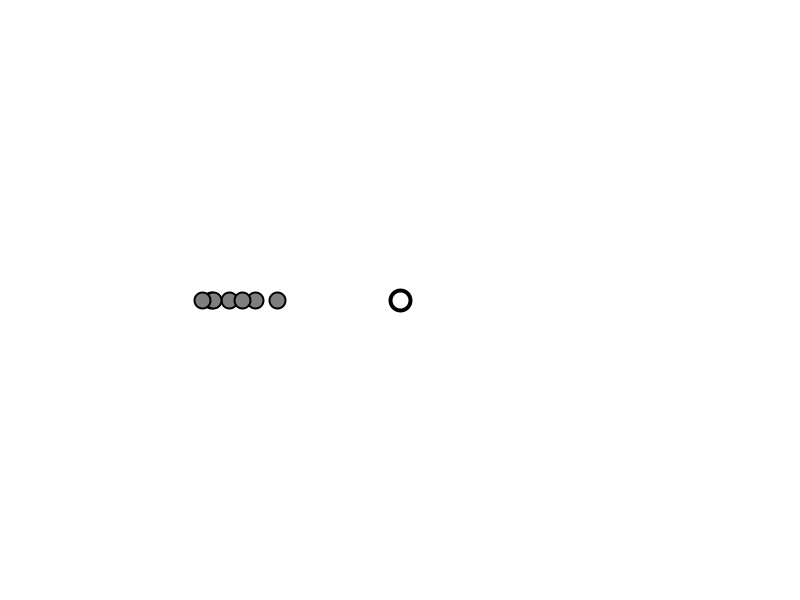
Frame 1 (no input)
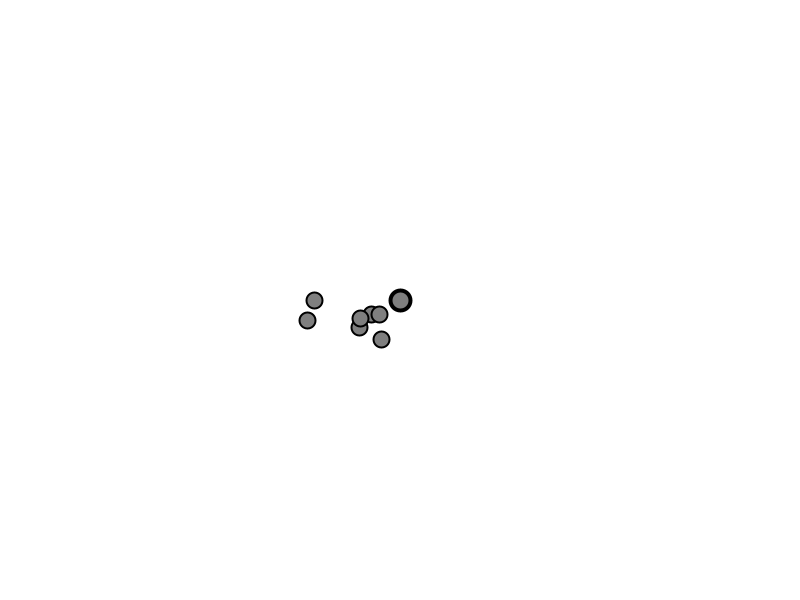
Frame 60 (the mouse pressed at the canvas centre just before this capture)
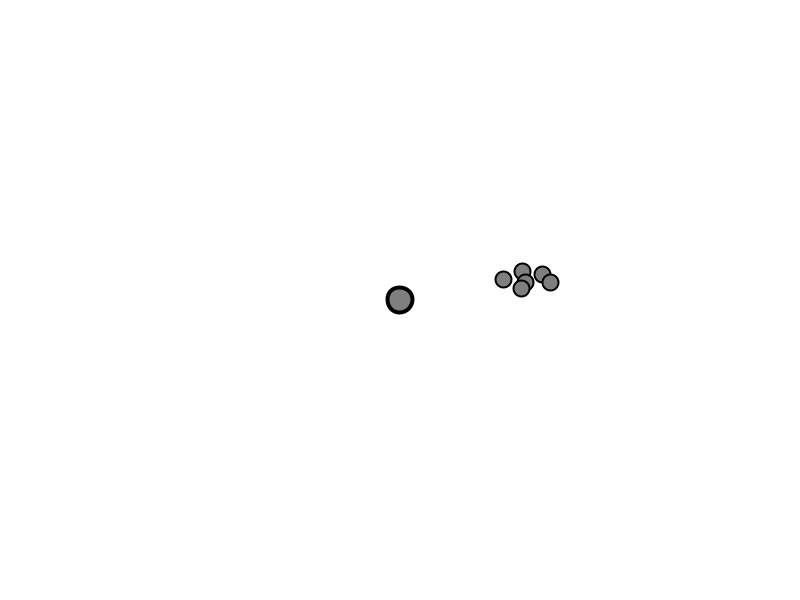
Frame 120 (the mouse held since frame 60 and released just before this capture)

The Processing sketch that drew these frames (run headless with seeded random() and noise(); from frame 60 on, the mouse is pressed at the canvas centre):

// Processing sketch: Project005_GravitationalAttraction
// ── Project005_GravitationalAttraction.pde
Mover[] movers = new Mover[7];
Attractor a;

void setup(){
 size(800,600);
 smooth();
 
 a = new Attractor();
 for(int i=0;i<7;i++){
   movers[i] = new Mover();
 }
}

void draw(){
 background(255);
 
 a.display();
 for(int i=0;i<7;i++){
 PVector attract = a.attract(movers[i]);
 movers[i].applyForce(attract);
 movers[i].update();
 movers[i].display();
 }
 
 if (mousePressed == true){
   a.update();
 }else{
   a.back();
 }
}

// 设定按住鼠标，恒星体积（质量）变大，引力变大
//void mousePressed(){
//  a.update();
//}

//void mouseReleased(){
//  a.back();
//}
// ── Attractor.pde

class Attractor {
  float mass;
  float G;
  PVector location;
  
  Attractor(){
   location = new PVector(width/2,height/2);
   mass = 20;
   G = 1;
  }
  
  PVector attract(Mover m) {
   PVector force = PVector.sub(location,m.location); 
   float d = force.mag();
   d = constrain(d,1.0,20.0);
   force.normalize();
   float strength = (G * mass * m.mass)/(d * d);
   force.mult(strength);
   return force;
  }
  void update(){
   mass += 0.1; 
   mass = constrain(mass,20,40);
  }
  
  void back(){
   mass -= 0.1; 
   mass = constrain(mass,20,40);
  }
  
  void display(){
   ellipseMode(CENTER);
   strokeWeight(4);
   stroke(0);
   ellipse(location.x,location.y,mass,mass);
  }
}
// ── Mover.pde


class Mover{
 PVector location;
 PVector velocity;
 PVector acceleration;
 float mass;
 
 Mover(){
   location = new PVector(random(200,320),300);
   velocity = new PVector(random(0,1),random(0,1));
   acceleration = new PVector(0,0);
   mass = 1;
 }
  
  void applyForce(PVector force){
    PVector f = PVector.div(force,mass);
    acceleration.add(f);
  }
  
  void update(){
   velocity.add(acceleration);
   location.add(velocity);
   acceleration.mult(0);
  }
  
  void display(){
    stroke(0);
    strokeWeight(2);
    fill(127);
    ellipse(location.x,location.y,16,16);
    
  }
}
